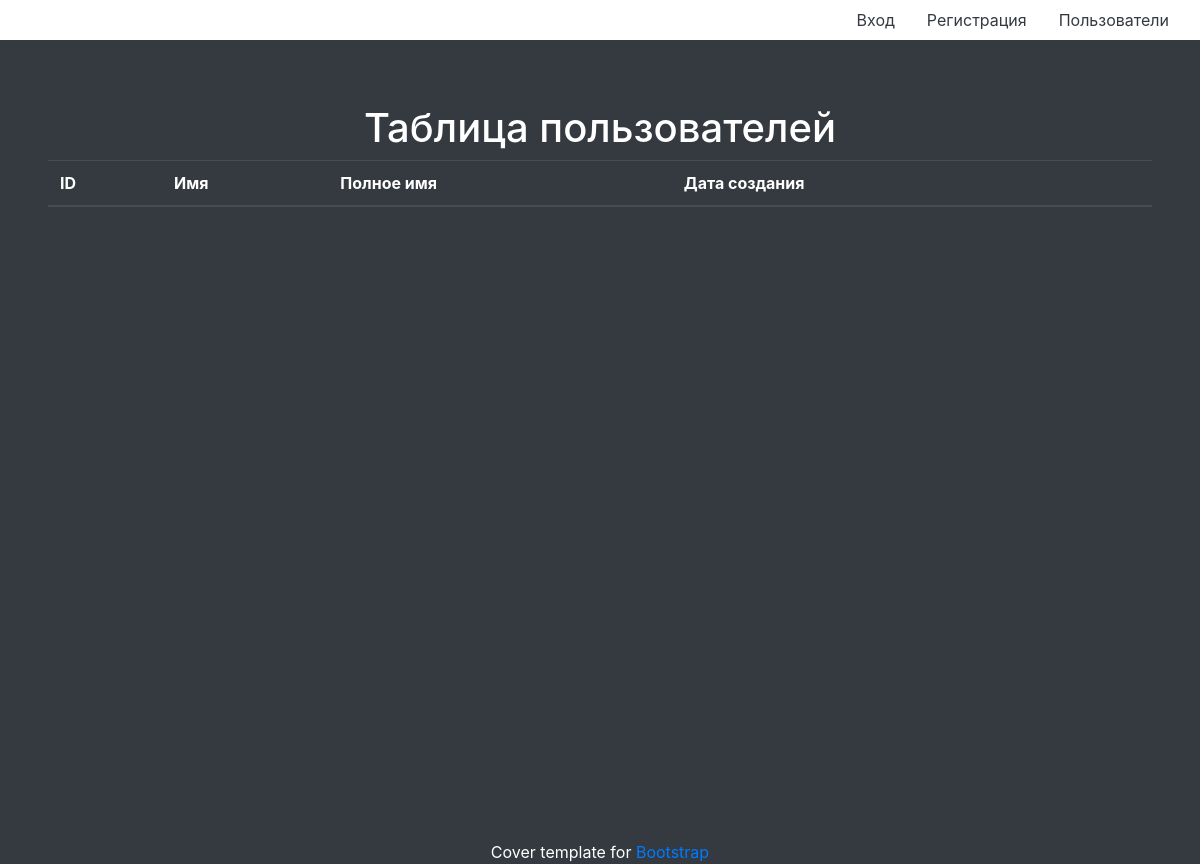
/users/, run on an earlier commit of the app's database.
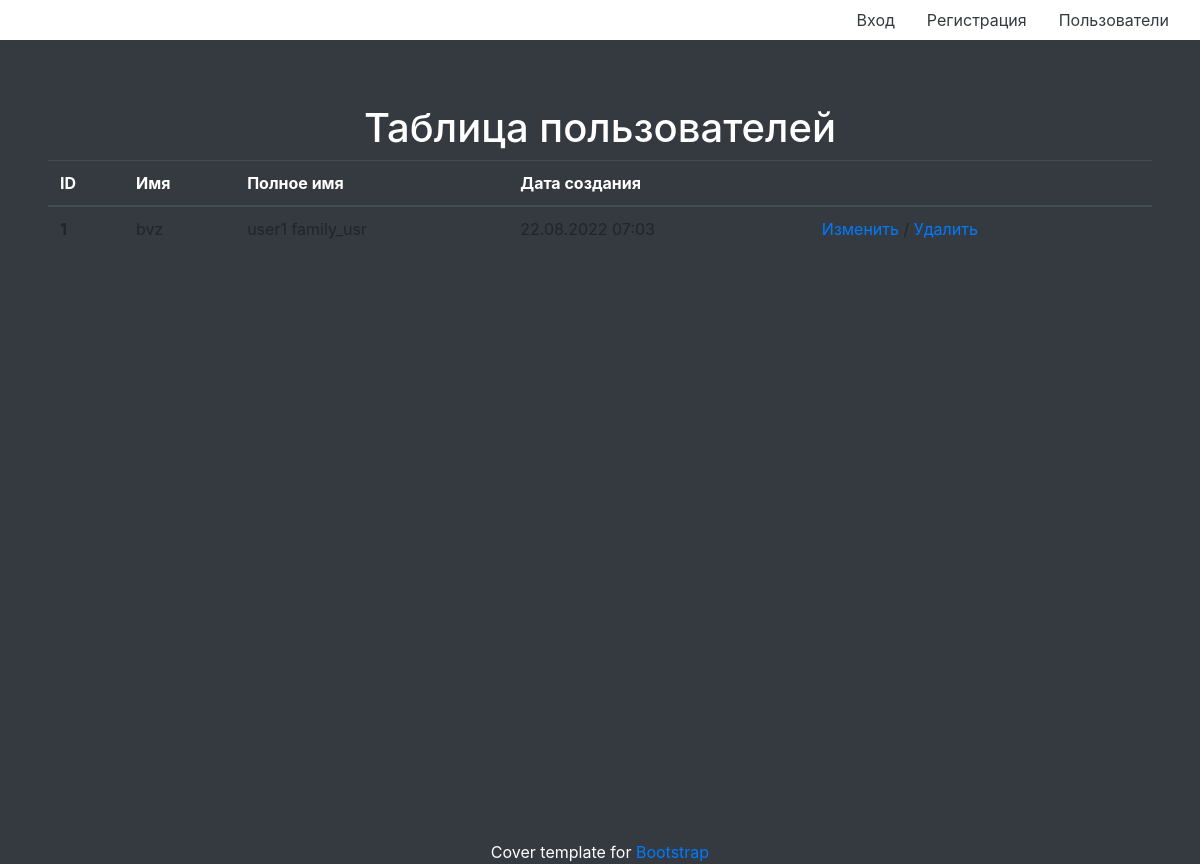
And on a later commit of the database.
### task_manager/app_users/models.py (models this page shows, shortened)
class ApplicationUsers(AbstractUser):
    class Meta:
        verbose_name = 'ApplicationUser'
        verbose_name_plural = 'ApplicationUsers'

### task_manager/app_users/views.py (the view)
# urls.py: path('', ListOfUsers.as_view(), name='users'),
class ListOfUsers(ListView):
    model = ApplicationUsers
    template_name = 'users.html'
    context_object_name = 'application_users'

### task_manager/templates/users.html
{% extends 'site_header.html' %}
{% load i18n %}
{% block content %}
<div class="cover-container d-flex w-100 h-100 p-5 mx-auto flex-column">
  <main role="main" class="py-3">
    <h1 class="cover-heading">Таблица пользователей</h1>
    <table class="table">
      <thead class="thead-dark">
        <tr>
          <th scope="col">ID</th>
          <th scope="col">{% trans 'Имя' %}</th>
          <th scope="col">{% trans 'Полное имя' %}</th>
          <th scope="col">{% trans 'Дата создания' %}</th>
          <th scope="col"></th>
        </tr>
      </thead>
      {% for user in application_users %}
      <tbody>
        <tr>
          <th scope="row"">{{ user.id }}</th>
          <td>{{ user.username }}</td>
          <td>{{ user.first_name}} {{ user.last_name }}</td>
          <td>{{ user.date_joined|date:"d.m.Y H:i" }}</td>
          <td>
            <a class="text-decoration-none" href="{% url 'update_user' user.id %}">{% trans 'Изменить' %}</a>
           <a>/</a>
           <a class="text-decoration-none" href="{% url 'delete_user' user.id %}">{% trans 'Удалить' %}</a>
          </td>
        </tr>
      </tbody>
      {% endfor %}
    </table>
  </main>
</div>
{% endblock %}

What changed in the data, as far as the page shows it:
added ApplicationUsers: id "1", username "bvz", first_name "user1", last_name "family_usr", date_joined "22.08.2022 07:03"
